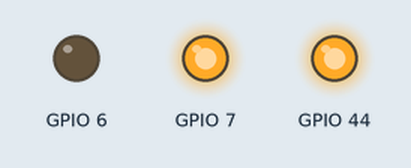
Simulated run of this sketch. Board: ESP32. On the bench: output pins drawn as LEDs (lit = HIGH).

Above: at 0.05 s.
At 2.0 s:
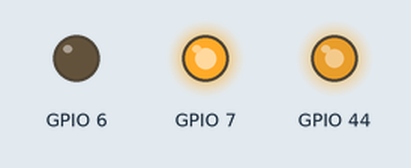
At 2.95 s:
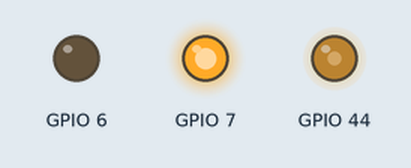
At 3.95 s:
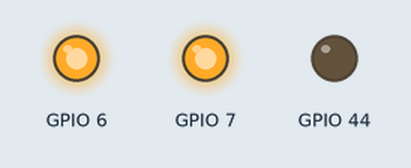
At 5.95 s:
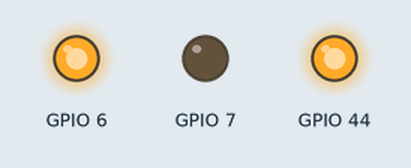
At 7.95 s:
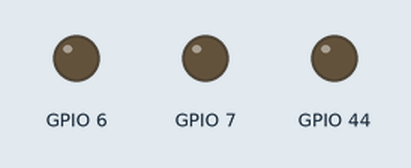
Timing chart, 0 to 10.4 s (numbered marks = the images above):
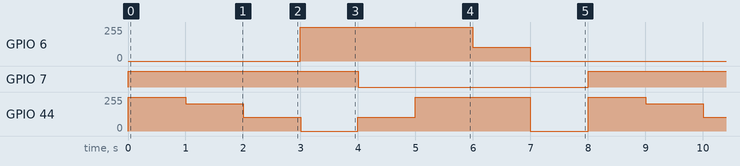

Measured:
- by itself, GPIO 6: repeats every 8.0 s: 105/255 1.0 s, 0/255 4.0 s, 255/255 3.0 s
- by itself, GPIO 7: alternates HIGH for 4.0 s and LOW for 4.0 s
- by itself, GPIO 44: repeats every 8.0 s: 205/255 1.0 s, 105/255 1.0 s, 0/255 1.0 s, 105/255 1.0 s, 255/255 2.0 s, 0/255 1.0 s, 255/255 1.0 s

The sketch:

rgb-led.ino
```cpp
// *** File   : /esp8266-arduino/rgb-led/rgb-led.ino
// *** Author : Erwin Ouyang
// *** Date   : 17 Agt 2018

void setup()
{
    // Set PWM range from 0 to 255
    analogWriteRange(255);
}

void loop()
{
    // Red
    rgbLedWrite(255, 0, 0);
    delay(1000);
    // Orange
    rgbLedWrite(255, 50, 0);
    delay(1000);
    // Yellow
    rgbLedWrite(255, 150, 0);
    delay(1000);
    // Green
    rgbLedWrite(0, 255, 0);
    delay(1000);
    // Light Blue
    rgbLedWrite(0, 150, 255);
    delay(1000);
    // Blue
    rgbLedWrite(0, 0, 255);
    delay(1000);
    // Purple
    rgbLedWrite(150, 0, 255);
    delay(1000);
    // White
    rgbLedWrite(255, 255, 255);
    delay(1000);
}

void rgbLedWrite(byte red, byte green, byte blue)
{
    analogWrite(D5, 255-red);
    analogWrite(D7, 255-green);
    analogWrite(D8, 255-blue);
}
```
